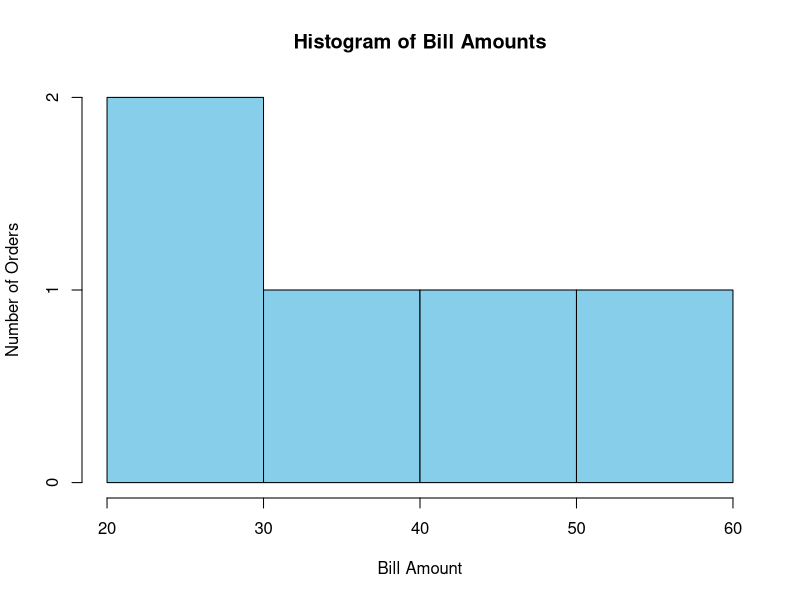

This figure's R source:
# Restaurant Orders Dataset
restaurant_data <- data.frame(
  Order_ID = c(1, 2, 3, 4, 5),
  Items_Ordered = c(2, 5, 3, 4, 2),
  Bill_Amount = c(25, 60, 35, 50, 20),
  Dining_Type = c("Dine-In", "Takeaway", "Dine-In", "Delivery", "Takeaway")
)

# Histogram
hist(restaurant_data$Bill_Amount,
     main = "Histogram of Bill Amounts",
     xlab = "Bill Amount",
     ylab = "Number of Orders",
     col = "skyblue",
     border = "black",
     breaks = 5)
